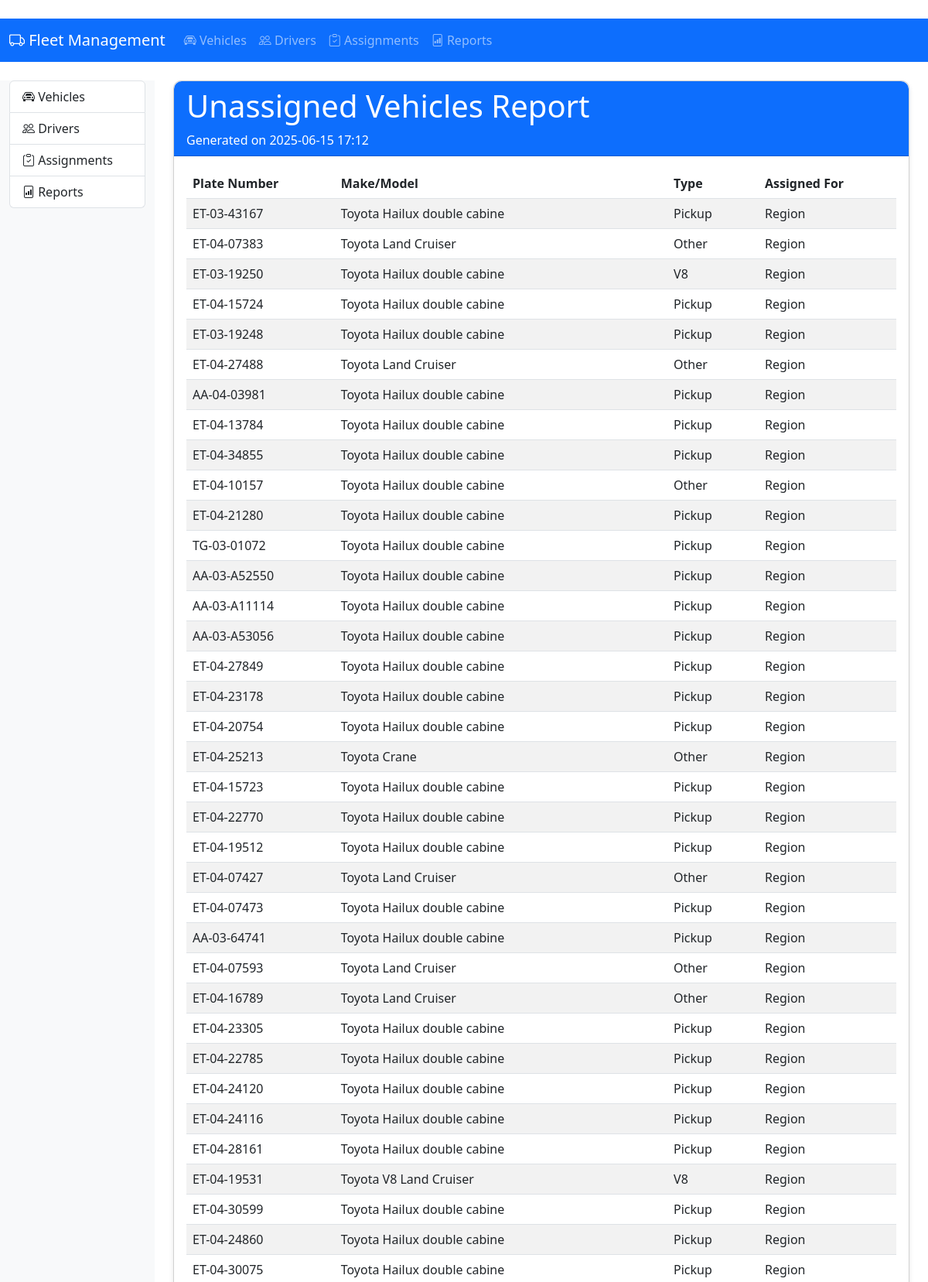
/reports/unassigned-vehicles (upper part), run on the app's committed database.
### app.py (models this page shows)
class Vehicle(db.Model):
    plate_number = db.Column(db.String(20), primary_key=True)
    chasis = db.Column(db.String(50), unique=True, nullable=False)
    vehicle_type = db.Column(Enum(*VEHICLE_TYPES, name='vehicle_types'))
    make = db.Column(db.String(50))
    model = db.Column(db.String(50))
    year = db.Column(db.String(4))
    fuel_type = db.Column(Enum(*FUEL_TYPES, name='fuel_types'))
    fuel_capacity = db.Column(db.Float)
    fuel_consumption = db.Column(db.Float)
    loading_capacity = db.Column(db.String(100))
    assigned_for = db.Column(Enum(*ASSIGNMENT_TYPES, name='assignment_types'))
    compliance = db.relationship('Compliance', backref='vehicle', uselist=False)
    maintenance = db.relationship('Maintenance', backref='vehicle')
    assignments = db.relationship('Assignment', backref='vehicle')

### app.py (the view)
@app.route('/reports/unassigned-vehicles')
def unassigned_vehicles_report():
    try:
        active_assignments = db.session.query(Assignment.plate_number).filter(
            or_(
                Assignment.end_date.is_(None),
                Assignment.end_date >= date.today()
            )
        )
        vehicles = db.session.query(Vehicle).filter(
            ~Vehicle.plate_number.in_(active_assignments)
        ).all()
        return render_template(
            'reports/unassigned_vehicles.html',
            vehicles=vehicles,
            now=datetime.now()
        )
    except Exception as e:
        flash(f'Error generating unassigned vehicles report: {str(e)}', 'danger')
        return redirect(url_for('generate_report'))

### app.py (called while the page is built)
@app.before_request
def create_tables():
    db.create_all()

### templates/reports/unassigned_vehicles.html (shortened to what this page needs)
﻿{% extends "base.html" %}
{% block content %}
<div class="container">
    <div class="card mb-4">
        <div class="card-header bg-primary text-white">
            <h1>Unassigned Vehicles Report</h1>
            <p class="mb-0">Generated on {{ now.strftime('%Y-%m-%d %H:%M') }}</p>
        </div>
        <div class="card-body">
            <div class="table-responsive">
                <table class="table table-striped">
                    <thead>
                        <tr>
                            <th>Plate Number</th>
                            <th>Make/Model</th>
                            <th>Type</th>
                            <th>Assigned For</th>
                        </tr>
                    </thead>
                    <tbody>
                        {% for vehicle in vehicles %}
                        <tr>
                            <td>{{ vehicle.plate_number }}</td>
                            <td>{{ vehicle.make }} {{ vehicle.model }}</td>
                            <td>{{ vehicle.vehicle_type }}</td>
                            <td>{{ vehicle.assigned_for }}</td>
                        </tr>
                        {% else %}
                        <tr>
                            <td colspan="4" class="text-center">All vehicles are currently assigned</td>
                        </tr>
                        {% endfor %}
                    </tbody>
                </table>
            </div>
        </div>
    </div>
</div>
{% endblock %}

### templates/base.html (style rules this page uses)
.card { margin-bottom: 20px; border-radius: 10px; box-shadow: 0 4px 6px rgba(0,0,0,0.1); }
.card-header { border-radius: 10px 10px 0 0 !important; }
.table-responsive { border-radius: 5px; overflow: hidden; }

### data on the page
Vehicle: plate_number "ET-03-43167", make "Toyota", model "Hailux double cabine", vehicle_type "Pickup", assigned_for "Region"
Vehicle: plate_number "ET-04-07383", make "Toyota", model "Land Cruiser", vehicle_type "Other", assigned_for "Region"
Vehicle: plate_number "ET-03-19250", make "Toyota", model "Hailux double cabine", vehicle_type "V8", assigned_for "Region"
Vehicle: plate_number "ET-04-15724", make "Toyota", model "Hailux double cabine", vehicle_type "Pickup", assigned_for "Region"
Vehicle: plate_number "ET-03-19248", make "Toyota", model "Hailux double cabine", vehicle_type "Pickup", assigned_for "Region"
Vehicle: plate_number "ET-04-27488", make "Toyota", model "Land Cruiser", vehicle_type "Other", assigned_for "Region"
Vehicle: plate_number "AA-04-03981", make "Toyota", model "Hailux double cabine", vehicle_type "Pickup", assigned_for "Region"
Vehicle: plate_number "ET-04-13784", make "Toyota", model "Hailux double cabine", vehicle_type "Pickup", assigned_for "Region"
Vehicle: plate_number "ET-04-34855", make "Toyota", model "Hailux double cabine", vehicle_type "Pickup", assigned_for "Region"
Vehicle: plate_number "ET-04-10157", make "Toyota", model "Hailux double cabine", vehicle_type "Other", assigned_for "Region"
Vehicle: plate_number "ET-04-21280", make "Toyota", model "Hailux double cabine", vehicle_type "Pickup", assigned_for "Region"
Vehicle: plate_number "TG-03-01072", make "Toyota", model "Hailux double cabine", vehicle_type "Pickup", assigned_for "Region"
Vehicle: plate_number "AA-03-A52550", make "Toyota", model "Hailux double cabine", vehicle_type "Pickup", assigned_for "Region"
Vehicle: plate_number "AA-03-A11114", make "Toyota", model "Hailux double cabine", vehicle_type "Pickup", assigned_for "Region"
Vehicle: plate_number "AA-03-A53056", make "Toyota", model "Hailux double cabine", vehicle_type "Pickup", assigned_for "Region"
Vehicle: plate_number "ET-04-27849", make "Toyota", model "Hailux double cabine", vehicle_type "Pickup", assigned_for "Region"
Vehicle: plate_number "ET-04-23178", make "Toyota", model "Hailux double cabine", vehicle_type "Pickup", assigned_for "Region"
Vehicle: plate_number "ET-04-20754", make "Toyota", model "Hailux double cabine", vehicle_type "Pickup", assigned_for "Region"
Vehicle: plate_number "ET-04-25213", make "Toyota", model "Crane", vehicle_type "Other", assigned_for "Region"
Vehicle: plate_number "ET-04-15723", make "Toyota", model "Hailux double cabine", vehicle_type "Pickup", assigned_for "Region"
Vehicle: plate_number "ET-04-22770", make "Toyota", model "Hailux double cabine", vehicle_type "Pickup", assigned_for "Region"
Vehicle: plate_number "ET-04-19512", make "Toyota", model "Hailux double cabine", vehicle_type "Pickup", assigned_for "Region"
Vehicle: plate_number "ET-04-07427", make "Toyota", model "Land Cruiser", vehicle_type "Other", assigned_for "Region"
Vehicle: plate_number "ET-04-07473", make "Toyota", model "Hailux double cabine", vehicle_type "Pickup", assigned_for "Region"
Vehicle: plate_number "AA-03-64741", make "Toyota", model "Hailux double cabine", vehicle_type "Pickup", assigned_for "Region"
Vehicle: plate_number "ET-04-07593", make "Toyota", model "Land Cruiser", vehicle_type "Other", assigned_for "Region"
Vehicle: plate_number "ET-04-16789", make "Toyota", model "Land Cruiser", vehicle_type "Other", assigned_for "Region"
Vehicle: plate_number "ET-04-23305", make "Toyota", model "Hailux double cabine", vehicle_type "Pickup", assigned_for "Region"
Vehicle: plate_number "ET-04-22785", make "Toyota", model "Hailux double cabine", vehicle_type "Pickup", assigned_for "Region"
Vehicle: plate_number "ET-04-24120", make "Toyota", model "Hailux double cabine", vehicle_type "Pickup", assigned_for "Region"
Vehicle: plate_number "ET-04-24116", make "Toyota", model "Hailux double cabine", vehicle_type "Pickup", assigned_for "Region"
Vehicle: plate_number "ET-04-28161", make "Toyota", model "Hailux double cabine", vehicle_type "Pickup", assigned_for "Region"
Vehicle: plate_number "ET-04-19531", make "Toyota", model "V8 Land Cruiser", vehicle_type "V8", assigned_for "Region"
Vehicle: plate_number "ET-04-30599", make "Toyota", model "Hailux double cabine", vehicle_type "Pickup", assigned_for "Region"
Vehicle: plate_number "ET-04-24860", make "Toyota", model "Hailux double cabine", vehicle_type "Pickup", assigned_for "Region"
Vehicle: plate_number "ET-04-30075", make "Toyota", model "Hailux double cabine", vehicle_type "Pickup", assigned_for "Region"
